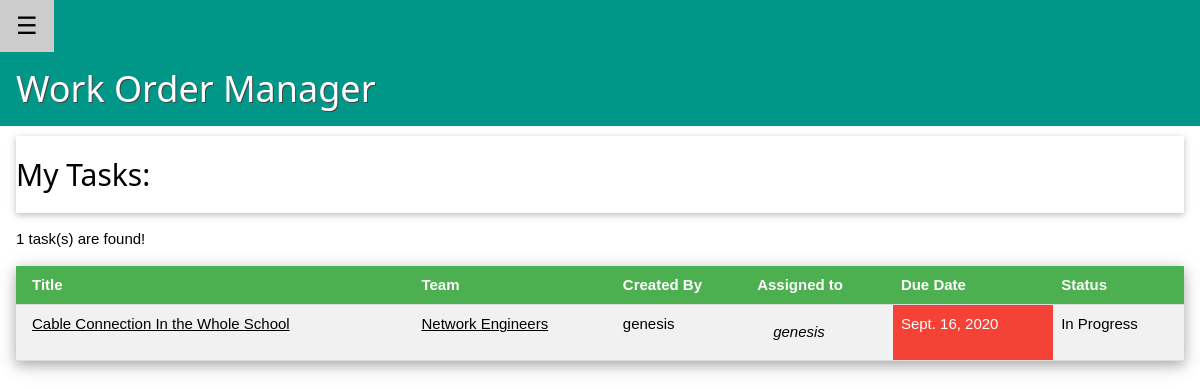
Screenshot of /my-tasks/ (signed in) with the database file from the repository.
### task_manager/models.py (models this page shows, shortened)
class Task(models.Model):
    title = models.CharField(max_length=50)
    desc = models.TextField(default="", max_length=1024, blank=True)
    STATUS_CHOICES = (
        ('PLAN', 'Planned'),
        ('PROG', 'In Progress'),
        ('COMP', 'Completed')
    )
    status = models.CharField(max_length=4, choices=STATUS_CHOICES, default='PLAN')
    creator = models.ForeignKey(UserModel, on_delete=models.CASCADE, related_name='created_tasks')
    assigned_to = models.ManyToManyField(UserModel, help_text="Press ctrl to select multiple")
    team = models.ForeignKey(Team, on_delete=models.SET_NULL, null=True, blank=True)
    planned_date = models.DateField(auto_now_add=True)
    accepted_date = models.DateField(null=True, blank=True)
    accepted_by = models.ForeignKey(UserModel, on_delete=models.SET_NULL, null=True, related_name='accepted_tasks', blank=True)
    due_date = models.DateField()
    completed_date = models.DateField(null=True, blank=True)
    def get_absolute_url(self):
        return reverse("task_manager:task_detail", kwargs={"task_id" : self.id})
    def is_overdated(self):
        if self.due_date and datetime.date.today() > self.due_date:
            return True
        else:
            return False
    class Meta:
        ordering = ["planned_date"]
        verbose_name_plural = "Tasks"

class Team(models.Model):
    name = models.CharField(max_length=50)
    desc = models.TextField(default='', max_length=1024, blank=True)
    leader = models.ForeignKey(UserModel, on_delete=models.CASCADE, related_name='leading_teams')
    members = models.ManyToManyField(UserModel)
    def __str__(self):
        return self.name
    def get_absolute_url(self):
        return reverse("task_manager:team_detail", kwargs={"team_id" : self.id})
    class Meta:
        ordering = ["name"]
        verbose_name_plural = "Teams"

### task_manager/views/tasks.py (the view)
# urls.py: path('my-tasks/', views.tasks, name='task_my_tasks'),
@login_required
@require_http_methods(["GET"])
def tasks(request):
    tasks = Task.objects.filter(
        Q(creator=request.user) | Q(assigned_to=request.user)
    ).exclude(status="COMP").distinct()
    return render(
        request,
        'task_manager/tasks.html',
        {'user': request.user, 'tasks': tasks, 'completed': False}
    )

### task_manager/templates/task_manager/tasks.html (shortened to what this page needs)
{% extends "./base.html" %}
{% block content %}
  <h2 class="w3-card w3-padding-16">
    {% if completed %}
      Completed Tasks:
    {% else %}
      My Tasks:
    {% endif %}
  </h2>
  <p>{{ tasks.count }} task(s) are found!</p>
  {% if tasks %}
    <table class="w3-table w3-striped w3-bordered w3-card-4 w3-hoverable">
      <tr class="w3-green">
        <th>Title</th>
        <th>Team</th>
        <th>Created By</th>
        <th>Assigned to</th>
        {% if not completed %}
          <th>Due Date</th>
          <th>Status</th>
        {% else %}
          <th>Completed Date</th>
        {% endif %}
      </tr>
      {% for task in tasks %}
        <tr>
          <td><a href="{{ task.get_absolute_url }}">{{ task.title }}</a></td>
          <td>
            {% if task.team %}
              <a href={{ task.team.get_absolute_url }}>{{ task.team }}</a>
            {% else %}
              ----
            {% endif %}
          </td>
          <td>{{ task.creator }}</td>
          <td>
            <ul class="w3-ul" style="width:36%">
              {% for u in task.assigned_to.all %}
                <li><i>{{ u }}</i></li>
              {% endfor %}
            </ul>
          </td>
          {% if not completed %}
            <td class="{% if task.is_overdated %}w3-red{% endif %}">{{ task.due_date }}</td>
            <td>{{ task.get_status_display }}</td>
          {% else %}
            <td>{{ task.completed_date }}</td>
          {% endif %}
        </tr>
      {% endfor %}
    </table>
  {% endif %}
{% endblock %}

### task_manager/static/task_manager/w3.css (style rules this page uses)
*,*:before,*:after { box-sizing:inherit }
html { -ms-text-size-adjust:100%;-webkit-text-size-adjust:100% }
body { margin:0 }
a { background-color:transparent;-webkit-text-decoration-skip:objects }
html,body { font-family:Verdana,sans-serif;font-size:15px;line-height:1.5 }
html { overflow-x:hidden }
h2 { font-size:30px }
h1,h2,h3,h4,h5,h6 { font-family:"Segoe UI",Arial,sans-serif;font-weight:400;margin:10px 0 }
a { color:inherit }
.w3-table,.w3-table-all { border-collapse:collapse;border-spacing:0;width:100%;display:table }
.w3-bordered tr,.w3-table-all tr { border-bottom:1px solid #ddd }
.w3-striped tbody tr:nth-child(even) { background-color:#f1f1f1 }
.w3-table td,.w3-table th,.w3-table-all td,.w3-table-all th { padding:8px 8px;display:table-cell;text-align:left;vertical-align:top }
.w3-table th:first-child,.w3-table td:first-child,.w3-table-all th:first-child,.w3-table-all td:first-child { padding-left:16px }
.w3-ul { list-style-type:none;padding:0;margin:0 }
.w3-ul li { padding:8px 16px;border-bottom:1px solid #ddd }
.w3-ul li:last-child { border-bottom:none }
.w3-card,.w3-card-2 { box-shadow:0 2px 5px 0 rgba(0,0,0,0.16),0 2px 10px 0 rgba(0,0,0,0.12) }
.w3-card-4,.w3-hover-shadow:hover { box-shadow:0 4px 10px 0 rgba(0,0,0,0.2),0 4px 20px 0 rgba(0,0,0,0.19) }
.w3-padding-16 { padding-top:16px!important;padding-bottom:16px!important }
.w3-green,.w3-hover-green:hover { color:#fff!important;background-color:#4CAF50!important }
.w3-red,.w3-hover-red:hover { color:#fff!important;background-color:#f44336!important }

### rows the page displays
Task: title "Cable Connection In the Whole School", team "Network Engineers", creator "genesis", due_date "Sept. 16, 2020", status "In Progress"

### other values shown
{{ tasks.count }} "1"
{{ u }} "genesis"
